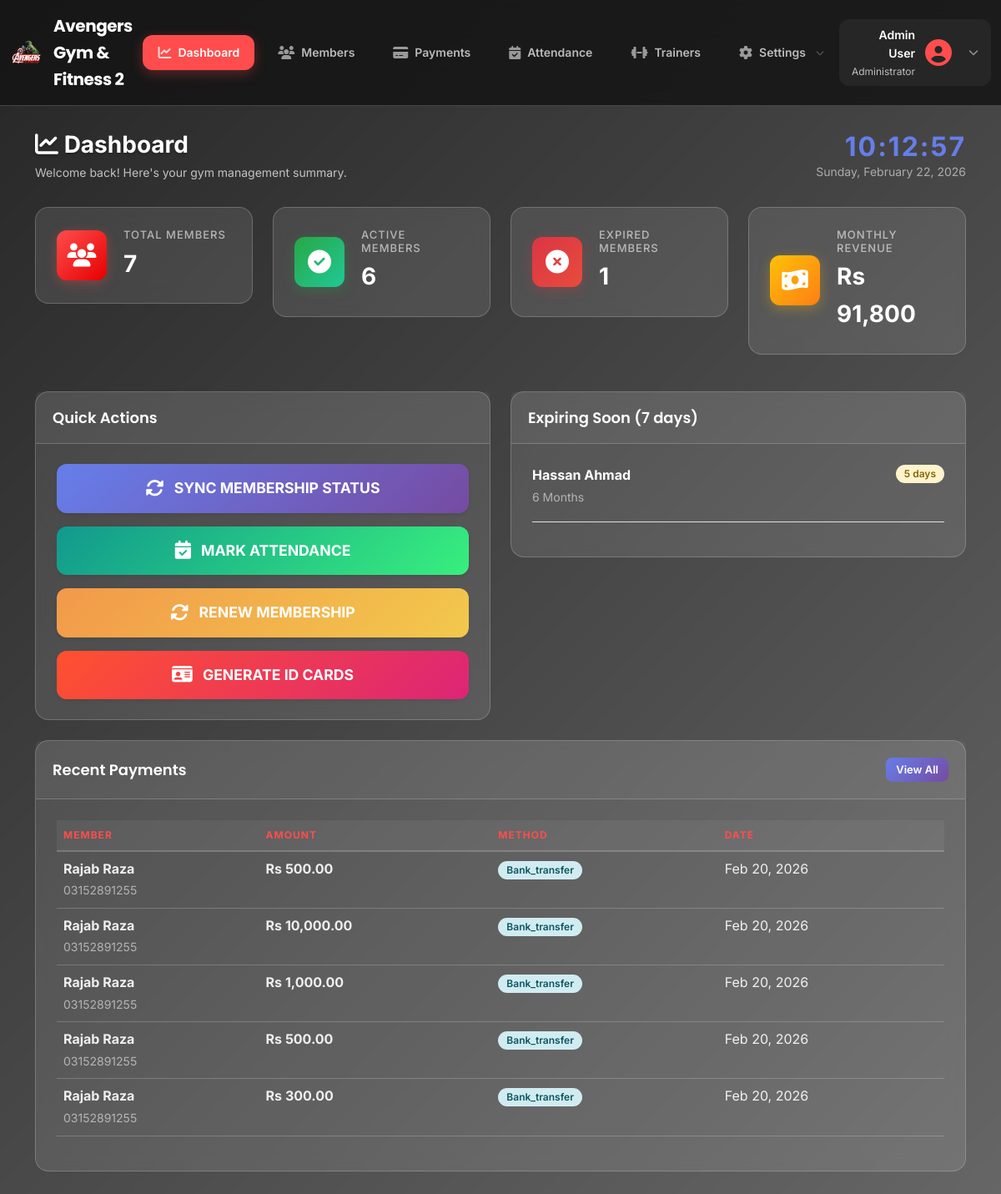
/index.php (signed in), run on an earlier commit of the app's database.
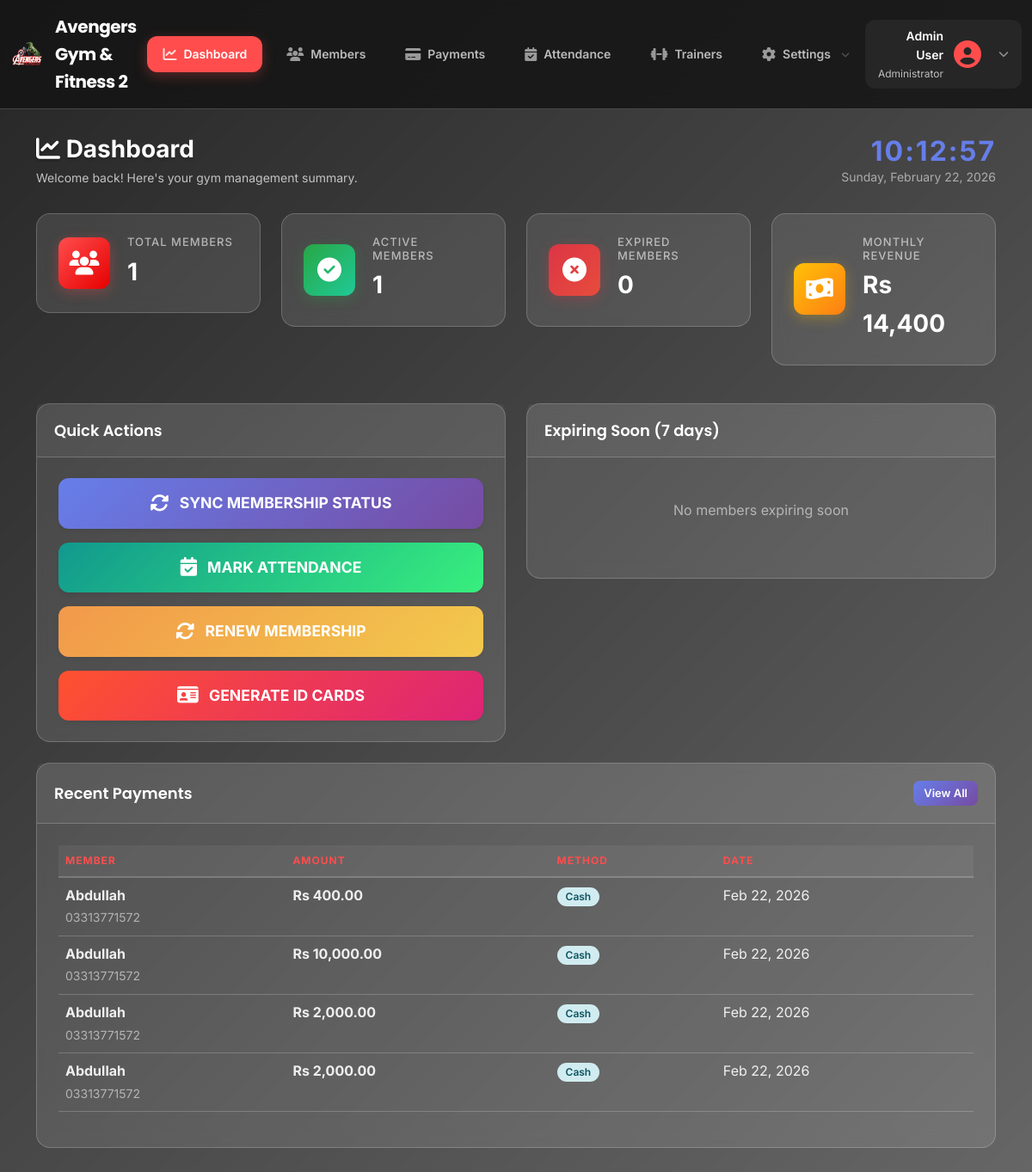
And on a later commit of the database.
### tables this page shows
CREATE TABLE `members` (
  `id` int(11) NOT NULL,
  `full_name` varchar(100) NOT NULL,
  `phone` varchar(20) NOT NULL,
  `gender` enum('Male','Female','Other') DEFAULT 'Male',
  `profile_picture` varchar(255) DEFAULT NULL,
  `plan_id` int(11) NOT NULL,
  `trainer_id` int(11) DEFAULT NULL,
  `start_date` date NOT NULL,
  `end_date` date NOT NULL,
  `status` enum('active','expired','suspended') DEFAULT 'active',
  `notes` text DEFAULT NULL,
  `created_at` timestamp NOT NULL DEFAULT current_timestamp(),
  `updated_at` timestamp NOT NULL DEFAULT current_timestamp() ON UPDATE current_timestamp()
);

CREATE TABLE `membership_plans` (
  `id` int(11) NOT NULL,
  `name` varchar(100) NOT NULL,
  `duration` int(11) NOT NULL COMMENT 'Duration in days',
  `price` decimal(10,2) NOT NULL,
  `description` text DEFAULT NULL,
  `is_active` tinyint(1) DEFAULT 1,
  `created_at` timestamp NOT NULL DEFAULT current_timestamp(),
  `updated_at` timestamp NOT NULL DEFAULT current_timestamp() ON UPDATE current_timestamp()
);

CREATE TABLE `payments` (
  `id` int(11) NOT NULL,
  `member_id` int(11) NOT NULL,
  `fee_type_id` int(11) DEFAULT 1,
  `amount` decimal(10,2) NOT NULL,
  `payment_method` enum('cash','easypaisa','jazzcash','nayapay','sadapay','bank_transfer') DEFAULT 'cash',
  `payment_date` date NOT NULL,
  `description` text DEFAULT NULL,
  `receipt_number` varchar(50) DEFAULT NULL,
  `created_at` timestamp NOT NULL DEFAULT current_timestamp(),
  `updated_at` timestamp NOT NULL DEFAULT current_timestamp() ON UPDATE current_timestamp()
);

### controllers/DashboardController.php (called while the page is built, shortened)
<?php
require_once __DIR__ . '/../config/database.php';
require_once __DIR__ . '/../models/Member.php';
require_once __DIR__ . '/../models/Payment.php';
class DashboardController {
    private $memberModel;
    private $paymentModel;
    public function __construct($pdo) {
        $this->memberModel = new Member($pdo);
        $this->paymentModel = new Payment($pdo);
    }
    public function getDashboardData() {
        return [
            'totalMembers' => $this->getTotalMembers(),
            'activeMembers' => $this->memberModel->getActiveMembers(),
            'expiredMembers' => $this->memberModel->getExpiredMembers(),
            'monthlyRevenue' => $this->paymentModel->getMonthlyRevenue(),
            'expiringMembers' => $this->memberModel->getExpiringMembers(),
            'recentPayments' => $this->paymentModel->getRecentPayments(),
            'monthlyBreakdown' => $this->paymentModel->getYearlyRevenueBreakdown()
        ];
    }
    private function getTotalMembers() {
        return $this->memberModel->getTotalMembers();
    }
}
?>

### models/Member.php (called while the page is built, shortened)
<?php
class Member
{
    private $pdo;
    public function __construct($pdo)
    {
        $this->pdo = $pdo;
    }
    public function getTotalMembers($search = '')
    {
        try {
            $query = 'SELECT COUNT(*) as total FROM members WHERE 1=1';
            $params = [];
            $stmt = $this->pdo->prepare($query);
            $stmt->execute($params);
            $result = $stmt->fetch();
            return $result['total'] ?? 0;
        }
        catch (PDOException $e) {
            error_log('Error: ' . $e->getMessage());
            return 0;
        }
    }
    public function getExpiringMembers()
    {
        try {
            $futureDate = date('Y-m-d', strtotime('+7 days'));
            $stmt = $this->pdo->prepare(
                'SELECT m.*, p.name as plan_name
                 FROM members m
                 JOIN membership_plans p ON m.plan_id = p.id
                 WHERE m.status = "active" AND m.end_date <= ? AND m.end_date > CURDATE()
                 ORDER BY m.end_date ASC'
            );
            $stmt->execute([$futureDate]);
            return $stmt->fetchAll();
        }
        catch (PDOException $e) {
            error_log('Error: ' . $e->getMessage());
            return [];
        }
    }
    public function getExpiredMembers()
    {
        try {
            $stmt = $this->pdo->prepare(
                'SELECT COUNT(*) as total FROM members WHERE status = "expired"'
            );
            $stmt->execute();
            $result = $stmt->fetch();
            return $result['total'] ?? 0;
        }
        catch (PDOException $e) {
            error_log('Error: ' . $e->getMessage());
            return 0;
        }
    }
    public function getActiveMembers()
    {
        try {
            $stmt = $this->pdo->prepare(
                'SELECT COUNT(*) as total FROM members WHERE status = "active"'
            );
            $stmt->execute();
            $result = $stmt->fetch();
            return $result['total'] ?? 0;
        }
        catch (PDOException $e) {
            error_log('Error: ' . $e->getMessage());
            return 0;
        }
    }
}
?>

### models/Payment.php (called while the page is built, shortened)
<?php
class Payment
{
    private $pdo;
    public function __construct($pdo)
    {
        $this->pdo = $pdo;
    }
    public function getRecentPayments($limit = 5)
    {
        try {
            $stmt = $this->pdo->prepare(
                'SELECT p.*, m.full_name, m.phone
                 FROM payments p
                 JOIN members m ON p.member_id = m.id
                 ORDER BY p.payment_date DESC, p.created_at DESC
                 LIMIT ?'
            );
            $stmt->execute([$limit]);
            return $stmt->fetchAll();
        }
        catch (PDOException $e) {
            error_log('Error: ' . $e->getMessage());
            return [];
        }
    }
    public function getMonthlyRevenue($month = null, $year = null)
    {
        try {
            if (!$month) {
                $month = date('m');
            }
            if (!$year) {
                $year = date('Y');
            }
            $stmt = $this->pdo->prepare(
                'SELECT SUM(amount) as total FROM payments
                 WHERE MONTH(payment_date) = ? AND YEAR(payment_date) = ?'
            );
            $stmt->execute([$month, $year]);
            $result = $stmt->fetch();
            return $result['total'] ?? 0;
        }
        catch (PDOException $e) {
            error_log('Error: ' . $e->getMessage());
            return 0;
        }
    }
    public function getYearlyRevenueBreakdown($year = null)
    {
        try {
            if (!$year) {
                $year = date('Y');
            }
            $stmt = $this->pdo->prepare(
                'SELECT MONTH(payment_date) as month, SUM(amount) as total
                 FROM payments
                 WHERE YEAR(payment_date) = ?
                 GROUP BY MONTH(payment_date)
                 ORDER BY MONTH(payment_date) ASC'
            );
            $stmt->execute([$year]);
            return $stmt->fetchAll();
        }
        catch (PDOException $e) {
            error_log('Error: ' . $e->getMessage());
            return [];
        }
    }
}
?>

### config/database.php (called while the page is built, shortened)
<?php
function escapeHtml($string)
{
    return htmlspecialchars($string, ENT_QUOTES, 'UTF-8');
}
?>

### index.php (the view, shortened to what the rows shown need)
<?php
require_once __DIR__ . '/config/database.php';
require_once __DIR__ . '/controllers/DashboardController.php';
require_once __DIR__ . '/models/Member.php';
$dashboardController = new DashboardController($pdo);
$data = $dashboardController->getDashboardData();
$pageContent = '
<div class="page-header d-flex justify-content-between align-items-center">
    <div>
        <h1><i class="fas fa-chart-line"></i> Dashboard</h1>
    </div>
</div>
                <div class="number">' . $data['totalMembers'] . '</div>
                <div class="number">' . $data['activeMembers'] . '</div>
                <div class="number">' . $data['expiredMembers'] . '</div>
                <div class="number">Rs ' . number_format($data['monthlyRevenue'], 0) . '</div>
<div class="row">
                ' . APP_URL . '
                ' . APP_URL . '
                ' . APP_URL . '
    <div class="col-lg-6 mb-4">
        <div class="card">
            <div class="card-body" style="max-height: 400px; overflow-y: auto;">
';
if (empty($data['expiringMembers'])) {
    $pageContent .= '<p class="text-muted text-center py-4">No members expiring soon</p>';
} else {
    $pageContent .= '<ul class="list-unstyled">';
    foreach ($data['expiringMembers'] as $member) {
        $daysLeft = (new DateTime($member['end_date']))->diff(new DateTime())->days;
        $pageContent .= '
        <li class="mb-3 pb-3" style="border-bottom: 1px solid #e0e0e0;">
            <div class="d-flex justify-content-between align-items-start">
                <div>
                    <strong>' . escapeHtml($member['full_name']) . '</strong>
                    <br><small class="text-muted">' . escapeHtml($member['plan_name']) . '</small>
                </div>
                <span class="badge badge-warning">' . $daysLeft . ' days</span>
            </div>
        </li>';
    }
    $pageContent .= '</ul>';
}
$pageContent .= '
            </div>
        </div>
    </div>
</div>
<div class="row">
    <div class="col-12">
        <div class="card">
            <div class="card-header d-flex justify-content-between align-items-center">
                <h5 class="card-title mb-0">Recent Payments</h5>
                <a href="' . APP_URL . '/views/payments/payments.php" class="btn btn-sm btn-primary">View All</a>
            </div>
            <div class="card-body">
                <div class="table-responsive">
                    <table class="table table-hover">
                        <thead>
                            <tr>
                                <th>Member</th>
                                <th>Amount</th>
                                <th>Method</th>
                                <th>Date</th>
                            </tr>
                        </thead>
                        <tbody>';
if (empty($data['recentPayments'])) {
    $pageContent .= '<tr><td colspan="4" class="text-center text-muted py-4">No payments yet</td></tr>';
} else {
    foreach ($data['recentPayments'] as $payment) {
        $pageContent .= '
                            <tr>
                                <td>
                                    <strong>' . escapeHtml($payment['full_name']) . '</strong><br>
                                    <small class="text-muted">' . escapeHtml($payment['phone']) . '</small>
                                </td>
                                <td><strong>Rs ' . number_format($payment['amount'], 2) . '</strong></td>
                                <td>
                                    <span class="badge badge-info">' . ucfirst($payment['payment_method']) . '</span>
                                </td>
                                <td>' . date('M d, Y', strtotime($payment['payment_date'])) . '</td>
                            </tr>';
    }
}
$pageContent .= '
                        </tbody>
                    </table>
                </div>
            </div>
        </div>
    </div>
</div>
                url: "' . APP_URL . '/ajax/members_update_expiry.php",
';
include __DIR__ . '/views/layout/header.php';
?>

What changed in the data, as far as the page shows it:
removed members: full_name "Hassan Ahmad", plan.name "6 Months"
removed payments: member.full_name "Rajab Raza", member.phone "03152891255", amount "500.00", payment_method "Bank_transfer", payment_date "Feb 20, 2026"
removed payments: member.full_name "Rajab Raza", member.phone "03152891255", amount "10,000.00", payment_method "Bank_transfer", payment_date "Feb 20, 2026"
removed payments: member.full_name "Rajab Raza", member.phone "03152891255", amount "1,000.00", payment_method "Bank_transfer", payment_date "Feb 20, 2026"
removed payments: member.full_name "Rajab Raza", member.phone "03152891255", amount "500.00", payment_method "Bank_transfer", payment_date "Feb 20, 2026"
removed payments: member.full_name "Rajab Raza", member.phone "03152891255", amount "300.00", payment_method "Bank_transfer", payment_date "Feb 20, 2026"
added payments: member.full_name "Abdullah", member.phone "03313771572", amount "400.00", payment_method "Cash", payment_date "Feb 22, 2026"
added payments: member.full_name "Abdullah", member.phone "03313771572", amount "10,000.00", payment_method "Cash", payment_date "Feb 22, 2026"
added payments: member.full_name "Abdullah", member.phone "03313771572", amount "2,000.00", payment_method "Cash", payment_date "Feb 22, 2026"
added payments: member.full_name "Abdullah", member.phone "03313771572", amount "2,000.00", payment_method "Cash", payment_date "Feb 22, 2026"
Also different on the page:
$data['totalMembers']: "7" → "1"
$data['activeMembers']: "6" → "1"
$data['expiredMembers']: "1" → "0"
$data['monthlyRevenue']: "91,800" → "14,400"
text now shown: "No members expiring soon"
